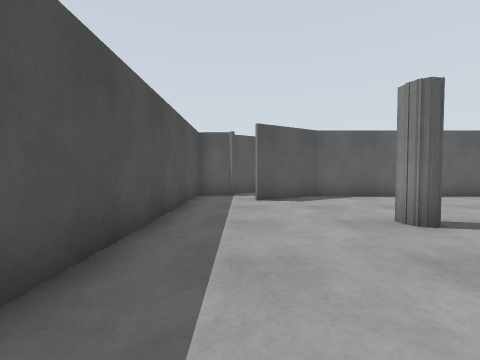
View 1 (above)

21 first-person views from a walk through a Gazebo world. The camera is 0.94 m above the floor, tilts 2° down and sees 90° across. The floor is counted in squares, 1 m on a side. Each view is taken from the middle of a square. On the plan, view 1 faces up. The plan holds only what a view shows up to about 10 squares ahead; the rest is blank. The place goes on beyond the plan. Robots are left out.

View 2
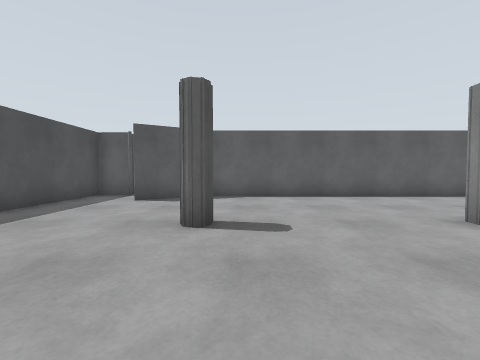

View 3
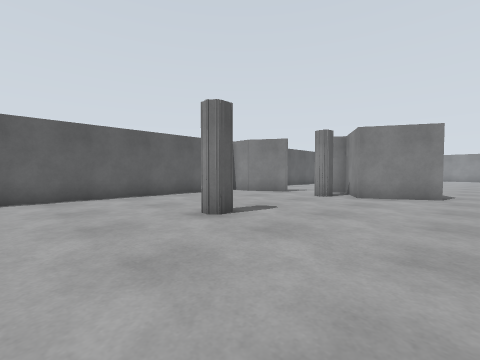

View 4
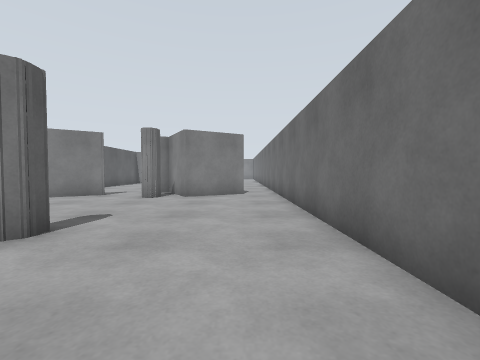

View 5
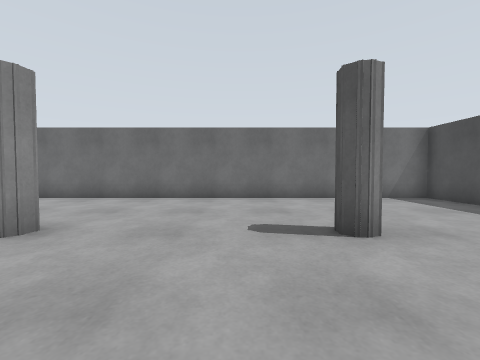

View 6
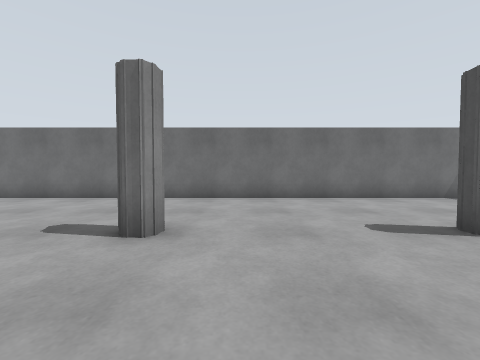

View 7
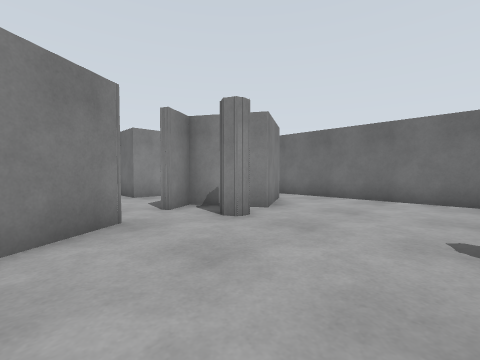

View 8
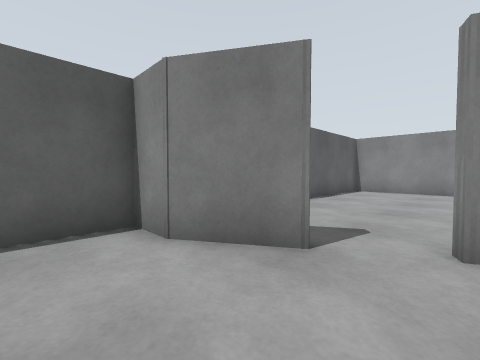

View 9
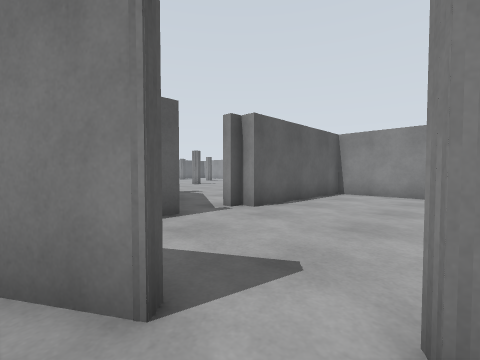

View 10
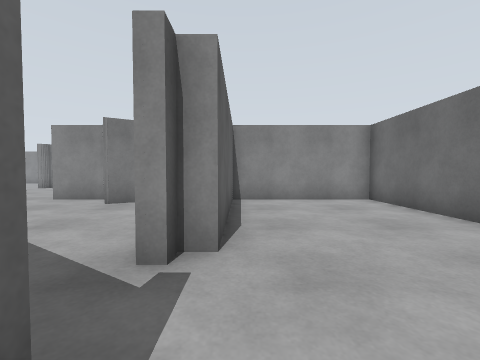

View 11
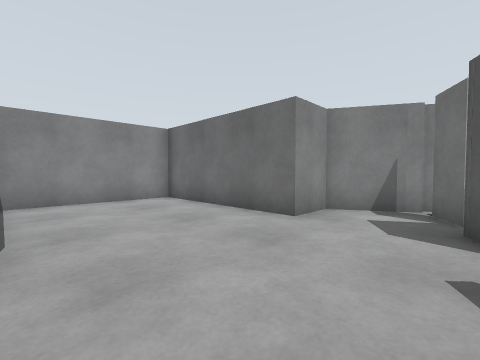

View 12
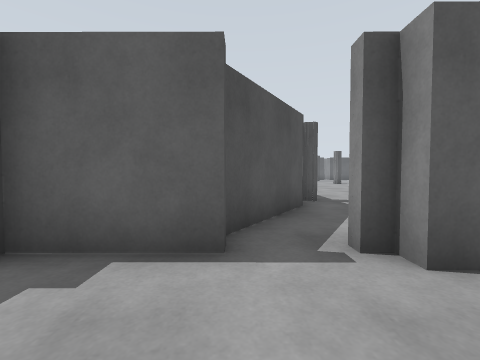

View 13
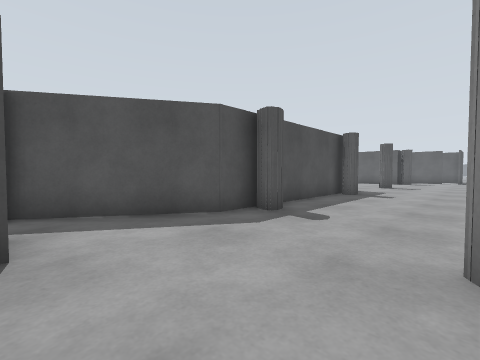

View 14
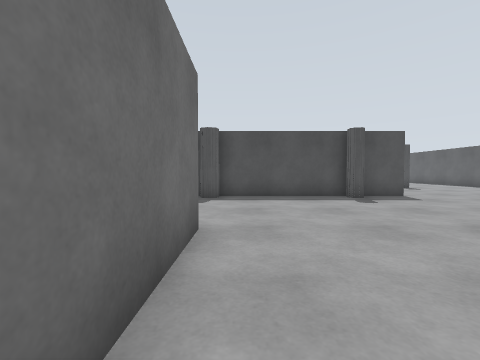

View 15
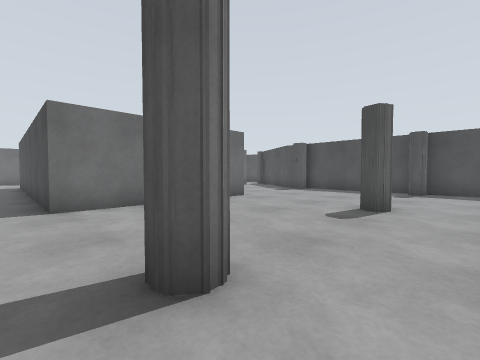

View 16
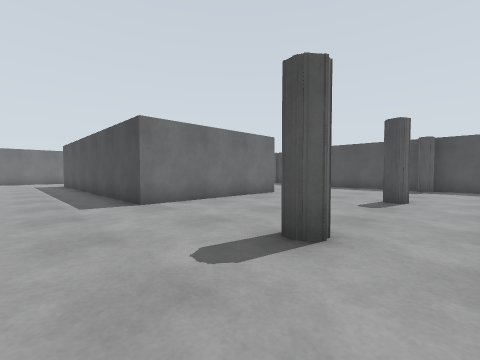

View 17
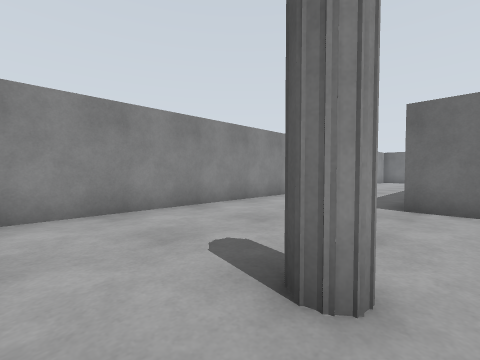

View 18
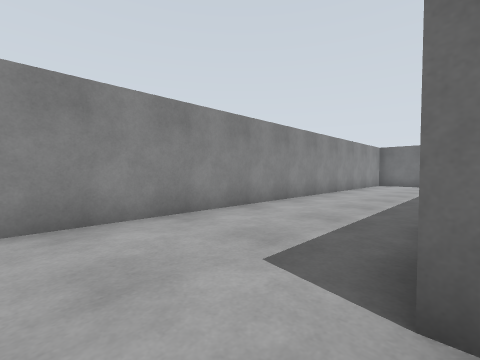

View 19
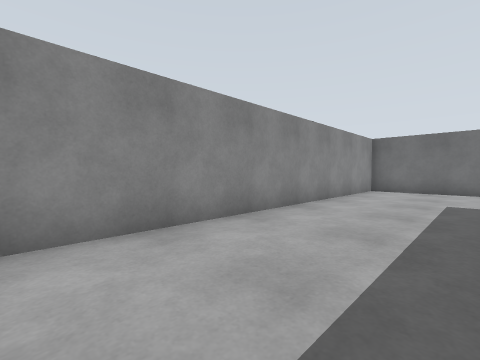

View 20
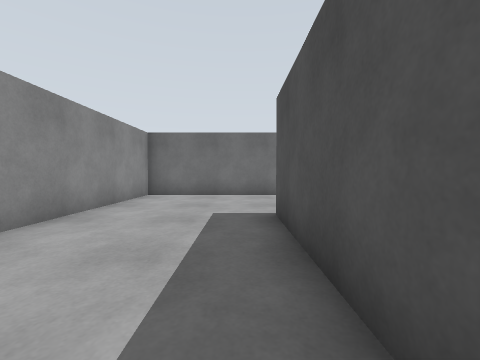

View 21
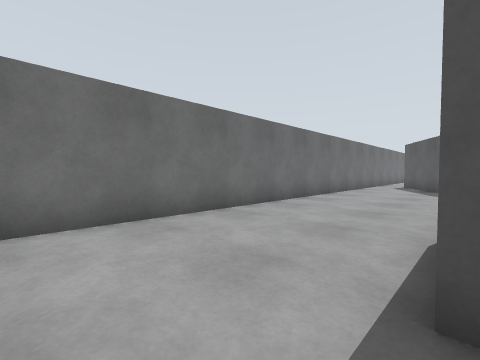

### Floor plan
Ten units are one square. View 1 is at (0, 0); x grows to the right and y downward. Boxes are objects, and circles mark ways between rooms. Rooms are numbered by the first view taken in them; rooms with no view inside come last. Other rooms are left out.
<svg viewBox="-22 -229 374 240">
<path fill="none" stroke="#000" d="M35 -44 35 -39M32 -47 36 -43 33 -39 30 -41 28 -46M-4 -92 -17 -92M147 -63 136 -81 136 -92 30 -92 6 -78M-16 -97 -17 5 146 6M152 -8 139 -30 151 -38M169 -97 143 -97M151 -38 159 -43 154 -52M166 -20 188 -32 188 -46 241 -46 241 -91 188 -92 188 -97 184 -97 184 -102M171 -111 165 -100M241 -135 241 -153 302 -153 302 -38M233 -122 229 -130M191 -152 197 -150M187 -148 187 -136 178 -121M224 6 347 6 347 -221M194 -205 196 -202 191 -199M188 -224 187 -152M146 6 156 6M178 -121 171 -111"/>
<rect x="155" y="-35" width="10" height="10" fill="#bbb"><title>door leaf</title></rect>
<circle cx="140" cy="-55" r="3" fill="#2a7"/>
<circle cx="140" cy="0" r="3" fill="#2a7"/>
<circle cx="180" cy="-100" r="3" fill="#2a7"/>
<circle cx="190" cy="-110" r="3" fill="#2a7"/>
<text x="60" y="-40">1</text>
<text x="190" y="-60">2</text>
<text x="310" y="-110">3</text>
<text x="180" y="-110">4</text>
</svg>
Room 1 opens to room 2. Room 1 opens to room 3. Room 2 opens to room 4. Room 3 opens to room 4.

Where each view was taken, in squares from view 1:
view 1: 0 up, 0 right, facing up
view 2: 0 up, 4 right, facing up
view 3: 0 up, 5 right, facing up-right
view 4: 1 up, 5 right, facing right
view 5: 8 up, 5 right, facing down
view 6: 8 up, 7 right, facing down
view 7: 8 up, 10 right, facing down-right
view 8: 5 up, 12 right, facing up-right
view 9: 5 up, 14 right, facing up-right
view 10: 9 up, 16 right, facing right
view 11: 9 up, 16 right, facing down-right
view 12: 7 up, 17 right, facing up
view 13: 10 up, 23 right, facing up-left
view 14: 16 up, 28 right, facing left
view 15: 22 up, 31 right, facing down-left
view 16: 22 up, 33 right, facing down-left
view 17: 22 up, 29 right, facing down-right
view 18: 17 up, 30 right, facing down-right
view 19: 12 up, 31 right, facing down-right
view 20: 9 up, 31 right, facing down
view 21: 4 up, 32 right, facing down-left
